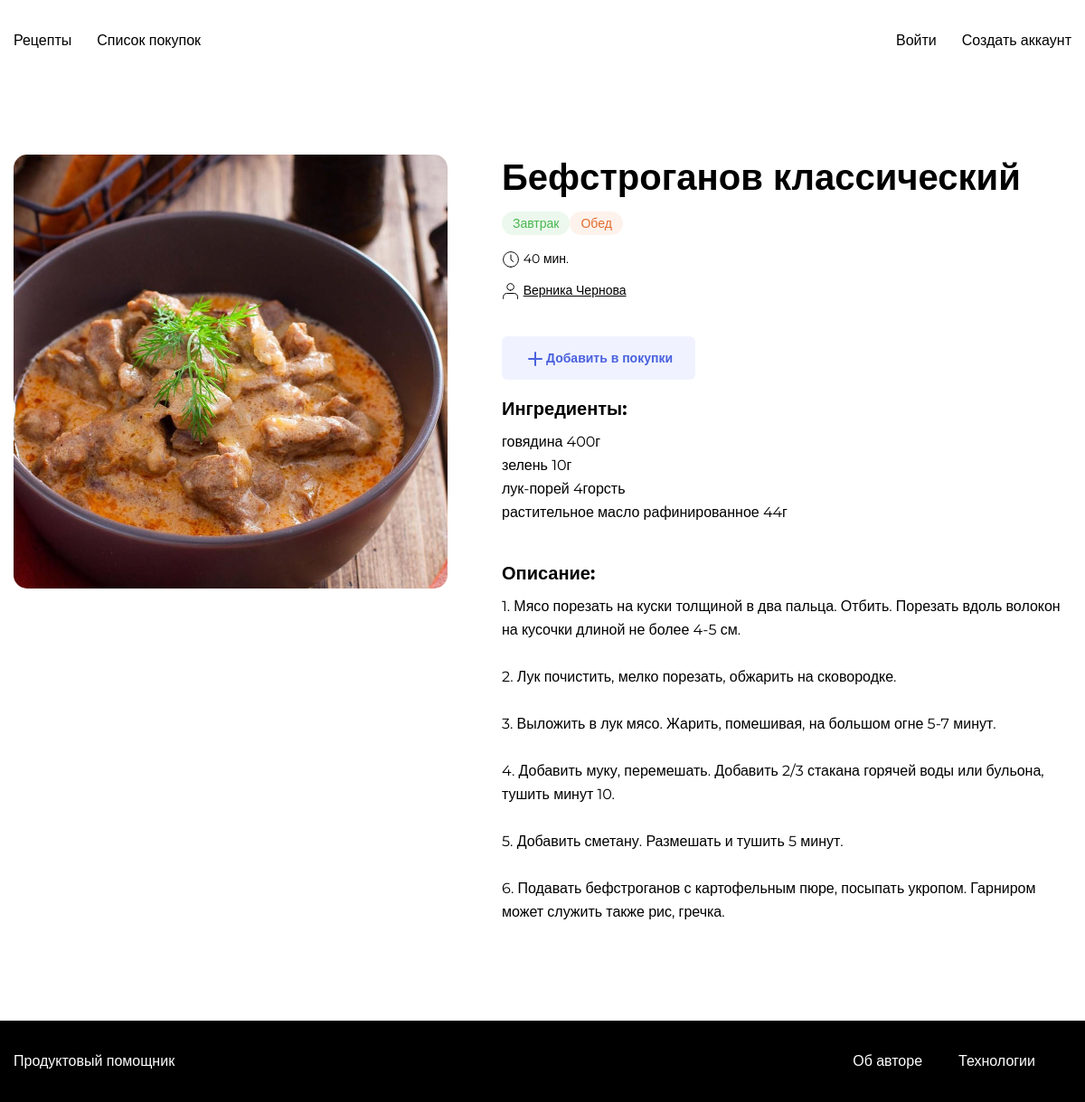
Screenshot of /recipes/Veronika/11/ with the database file from the repository.
### recipes/models.py (models this page shows, shortened)
class Recipe(models.Model):
    author = models.ForeignKey(
        User, on_delete=models.CASCADE, verbose_name=_('author of recipe'), related_name='recipes'
    )
    title = models.CharField(
        _('the title of the recipe'), max_length=100, help_text=_('Enter the title of the recipe')
    )
    image = models.ImageField(
        _('image for recipe'), upload_to='recipes/', blank=True, null=True,
        default='recipes/defaultImage.png', help_text=_('Upload a recipe image')
    )
    description = models.TextField(
        _('Description of recipe'), blank=True, null=True, help_text=_('write a description of the recipe')
    )
    ingredients = models.ManyToManyField(
        Ingredient, through=RecipeIngredient, verbose_name=_('ingredient for recipe'),
        help_text=_('choose ingredients for your recipe')
    )
    recipe_tag = models.ManyToManyField(RecipeTag)
    cooking_time = models.PositiveSmallIntegerField(
        _('cooking time'), help_text=_('enter the cooking time in minutes'),
        validators=(
            MinValueValidator(1, 'Время приготовление должно быть больше 0 :-)'),
            MaxValueValidator(32767, 'Время приготовление должно быть меньше 32767. Это ну очень долго :-)'),
        ),
    )
    pub_date = models.DateTimeField(_('publication date'), auto_now_add=True)
    objects = RecipeQuerySet.as_manager()
    class Meta:
        ordering = ['-pub_date']
        verbose_name = _('Рецепт')
        verbose_name_plural = _('Рецепты')

class RecipeTag(models.Model):
    meal_time = models.CharField(
        max_length=20, choices=TAG_RECIPE.choices, unique=True, verbose_name=_('meal for time')
    )
    color = models.CharField(max_length=20, null=True, editable=False)
    tag_russian = models.CharField(max_length=20, null=True, editable=False)
    class Meta:
        verbose_name = _('Тег рецепта')
        verbose_name_plural = _('Теги рецепта')

class RecipeIngredient(models.Model):
    amount = models.FloatField(
        _('quantity of ingredient'),
        validators=(MinValueValidator(0, _('значение должно быть больше 0')),),
        help_text=_('input amount for ingredient')
    )
    recipe = models.ForeignKey('Recipe', on_delete=models.CASCADE, related_name='recipe_ingredient')
    ingredient = models.ForeignKey(Ingredient, on_delete=models.CASCADE, null=True,)
    class Meta:
        verbose_name = _("Ингредиент для рецепта")
        verbose_name_plural = _("Игридиенты для рецепта")
        unique_together = ['recipe', 'ingredient']

class Ingredient(models.Model):
    title = models.CharField(
        _('the title of the ingredient'), max_length=200, help_text=_('Enter the title of the ingredient.'),
    )
    dimension = models.CharField(
        _('the unit of measurement of the ingredient'), max_length=10, help_text=_('dimension for ingredient')
    )
    class Meta:
        ordering = ['title']
        verbose_name = _('Ингредиент')
        verbose_name_plural = _('Ингредиенты')
        unique_together = ['title', 'dimension']

### users/models.py (models this page shows, shortened)
class CustomUser(AbstractUser):
    email_send = models.BooleanField(default=False)
    email = models.EmailField(blank=True, unique=True)
    is_active = models.BooleanField(default=False,)
    objects = CustomUserManager()

### recipes/views.py (the view)
# urls.py: path('recipes/<str:username>/<int:recipe_id>/', views.RecipeView.as_view(), name='recipe'),
class RecipeView(DetailView):
    template_name = 'recipes/singlePage.html'
    context_object_name = 'recipe'
    def get_object(self, *args, **kwargs):
        return get_object_or_404(
            Recipe.objects.filter(
                pk=self.kwargs['recipe_id'],
                author__username=self.kwargs['username']
            ).select_related('author').prefetch_related(
                'recipe_ingredient__ingredient', 'recipe_tag'
            ).annotate_all(user=self.request.user.pk))

### recipes/models.py (called while the page is built)
    def annotate_all(self, **kwargs):
        return self.annotate(
            basket=Exists(BasketUser.objects.filter(recipe=OuterRef('pk'), **kwargs)),
            favorite=Exists(Favorite.objects.filter(recipe=OuterRef('pk'), **kwargs)),
            subscribe=Exists(Subscription.objects.filter(author=OuterRef('author'), **kwargs))
        )

### recipes/templatetags/user_filter_tag.py (called while the page is built)
@register.filter
def recipe_basket_check(recipe, request):
    basket_recipes = request.session.get('basket_recipes')
    if basket_recipes:
        return str(recipe.pk) in basket_recipes
    return False

@register.filter
def formatted_float(value):
    value = floatformat(value)
    return str(value).replace(',', '.')

@register.filter
def shop_count(user, request):
    if user.is_authenticated:
        return BasketUser.objects.filter(user=user).count() or ''
    recipe_list = request.session.get('basket_recipes')
    if not recipe_list:
        return ''
    return len(recipe_list)

### recipes/utils.py (called while the page is built)
def tag_from_get(request):
    temp_actual_tags = {}
    for tag in TAGS:
        temp_tag = re.search(rf'{tag}=\d', request.get_full_path())
        if not temp_tag:
            temp_actual_tags[tag] = 1
    return temp_actual_tags

    def __call__(self, request):
        tags = tag_from_get(request)
        request.META['actual_tags'] = tags
        return self.get_response(request)

    def __call__(self, request):
        response = self.get_response(request)
        page = request.GET.get('page')
        paginator = response.context_data.get('paginator')
        if (page and paginator) and (page.isdigit() is False or int(page) > paginator.num_pages):
            q = request.GET.get('q')
            full_path = f'{request.path}?page={paginator.num_pages}'
            if q:
                full_path = f'{full_path}&q={q}'
            return redirect(full_path)
        return response

### recipes/templates/recipes/singlePage.html (shortened to what this page needs)
{% extends 'base.html' %}
{% load thumbnail %}
{% load user_filter_tag %}
{% load static %}
{% block content %}
    <div class="single-card" data-id="{{ recipe.pk }}" data-author="{{ recipe.author.id }}">
    {% include "helper/../helper/page_elements/picture.html" with size_picture="300x300" image=recipe.image class='single-card__image' %}
        <div class="single-card__info">
            <div class="single-card__header-info">
                <h1 class="single-card__title">{{ recipe.title }}</h1>
            </div>
                {% include 'helper/recipe_tag.html' with meal_time=recipe.recipe_tag.all class='single-card__items'%}
            <div class="single-card__items single-card__items_column">
            {% include 'helper/page_elements/recipe_clock.html' with class="single-card__text" clock=recipe.cooking_time %}
                <ul class="single-card__items">
                    <li class="single-card__item">{% include 'helper/user_data.html' with user=recipe.author class="single-card__text" %}</li>
                </ul>
            </div>
            <ul class="single-card__items">
            {% if user.is_authenticated %}
                <li class="single-card__item">{% include 'helper/recipe_footer_basket.html' with basket=recipe.basket %}</li>
            {% else %}
                <li class="single-card__item">{% include 'helper/recipe_footer_basket.html' with basket=recipe|recipe_basket_check:request %}</li>
            {% endif %}
            </ul>
            <div class="single-card__section">
                <h3 class="single-card__section-title">Ингредиенты:</h3>
                <div class="single-card__items single-card__items_column">
                    {% for ingredient in recipe.recipe_ingredient.all %}
                    <p class=" single-card__section-item">{{ ingredient.ingredient.title }} {{ ingredient.amount|formatted_float }}{{ ingredient.ingredient.dimension }}</p>
                    {% endfor %}
                </div>
            </div>
            <div class="single-card__section">
                <h3 class="single-card__section-title">Описание:</h3>
                <p class=" single-card__section-text">{{ recipe.description|linebreaksbr }}</p>
            </div>
        </div>
    </div>
{% endblock content %}

### recipes/templates/helper/recipe_tag.html
<ul class={{ class }}>
    {% for meal_time in recipe.recipe_tag.all %}
        <li class="card__item"><span class="badge badge_style_{{meal_time.color}}">{{meal_time.tag_russian}}</span></li>
    {% endfor %}
</ul>

### recipes/templates/helper/user_data.html
<p class={{ class }}><span class="icon-user"></span> <a href='{% url 'recipes:profile' user.username %}' style="color: black">{% if user.first_name or user.last_name %}{{ user.first_name }} {{ user.last_name }}{% else %} {{ user.username }}{% endif %}</a></p>

### recipes/static/recipes/pages/single.css (style rules this page uses)
* { box-sizing: border-box; }
html, body { min-height: 100%; }

### recipes/static/recipes/blocks/body/body.css (style rules this page uses)
.body { display: flex; flex-direction: column; }

### recipes/static/recipes/blocks/single-card/single-card.css (style rules this page uses)
.single-card { display: flex; justify-content: space-between; }

### recipes/static/recipes/blocks/single-card/__title/single-card__title.css (style rules this page uses)
.single-card__title { font-family: 'Montserrat', sans-serif; font-style: normal; font-weight: bold; font-size: 40px; line-height: 49px; color: #000000; margin: 0; }

### recipes/static/recipes/blocks/single-card/__info/single-card__info.css (style rules this page uses)
.single-card__info { display: flex; flex-direction: column; width: 100%; padding-left: 60px; }

### recipes/static/recipes/blocks/single-card/__header-info/single-card__header-info.css (style rules this page uses)
.single-card__header-info { display: flex; justify-content: space-between; margin: 0 0 18px; }

### recipes/static/recipes/blocks/single-card/__items/single-card__items.css (style rules this page uses)
.single-card__items { display: flex; flex-direction: row; list-style: none; padding: 0; margin: 0 0 20px; }

### recipes/static/recipes/blocks/single-card/__item/single-card__item.css (style rules this page uses)
.single-card__item { margin-right: 8px; height: 100%; }

### recipes/static/recipes/blocks/single-card/__text/single-card__text.css (style rules this page uses)
.single-card__text { font-family: 'Montserrat', sans-serif; font-style: normal; font-weight: normal; font-size: 14px; line-height: 17px; color: #000000; margin: 0 0 15px; padding: 0; }
.single-card__text:last-child { margin-bottom: 0; }

### recipes/static/recipes/blocks/single-card/__items/_column/single-card__items_column.css (style rules this page uses)
.single-card__items_column { flex-direction: column; max-height: 129px; flex-wrap: wrap; }

### recipes/static/recipes/blocks/single-card/__section/single-card__section.css (style rules this page uses)
.single-card__section { margin: 0 0 22px; }
.single-card__section:last-child { margin: 0; }

### recipes/static/recipes/blocks/single-card/__section-title/single-card__section-title.css (style rules this page uses)
.single-card__section-title { font-family: 'Montserrat', sans-serif; font-style: normal; font-weight: bold; font-size: 20px; line-height: 24px; color: #000000; margin: 0 0 12px; }

### recipes/static/recipes/blocks/single-card/__section-text/single-card__section-text.css (style rules this page uses)
.single-card__section-text { font-size: 16px; line-height: 26px; font-family: 'Montserrat', sans-serif; font-style: normal; font-weight: normal; color: #000000; margin: 0 0 27px; padding: 0; }

### recipes/static/recipes/blocks/single-card/__section-item/single-card__section-item.css (style rules this page uses)
.single-card__section-item { font-size: 16px; line-height: 26px; font-family: 'Montserrat', sans-serif; font-style: normal; font-weight: normal; color: #000000; margin: 0; padding: 0; width: max-content; }

### recipes/static/recipes/blocks/badge/badge.css (style rules this page uses)
.badge { color: #fff; background: #ddd; border-radius: 24px; padding: 4px 12px; font-style: normal; font-weight: 500; font-size: 14px; line-height: 17px; font-family: 'Montserrat', sans-serif; }

### recipes/static/recipes/blocks/badge/_style/badge_style_green.css (style rules this page uses)
.badge_style_green { background: rgba(73, 182, 78, 0.1); color: #49B64E; }

### recipes/static/recipes/blocks/badge/_style/badge_style_orange.css (style rules this page uses)
.badge_style_orange { background: rgba(234, 146, 99, 0.12); color: #E26C2D; }

### rows the page displays
Recipe: title "Бефстроганов классический", description "1. Мясо порезать на куски толщиной в два пальца. Отбить. Порезать вдоль волокон на кусочки длиной не более 4-5 см. 2. Лук почистить, мелко порезать, обжарить на сковородке. 3. Выложить в лук мясо. Жарить, помешивая, на большом огне 5-7 минут. 4. Добавить муку, перемешать. Добавить 2/3 стакана горячей воды или бульона, тушить минут 10. 5. Добавить сметану. Размешать и тушить 5 минут. 6. Подавать бефстроганов с картофельным пюре, посыпать укропом. Гарниром может служить также рис, гречка."
RecipeTag: tag_russian "Завтрак"
RecipeTag: tag_russian "Обед"
CustomUser: first_name "Верника", last_name "Чернова"
RecipeIngredient: ingredient "говядина", amount "400", ingredient.dimension "г"
RecipeIngredient: ingredient "зелень", amount "10", ingredient.dimension "г"
RecipeIngredient: ingredient "лук-порей", amount "4", ingredient.dimension "горсть"
RecipeIngredient: ingredient "растительное масло рафинированное", amount "44", ingredient.dimension "г"

### other values shown
{{ clock }} "40"
